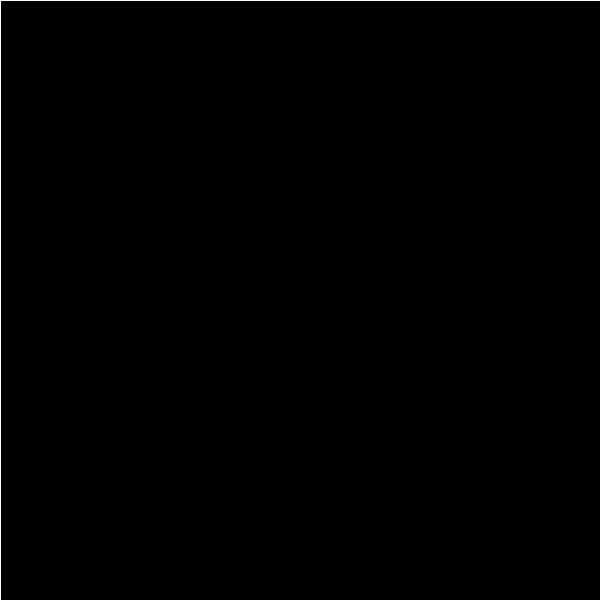
Frame 1 (no input)
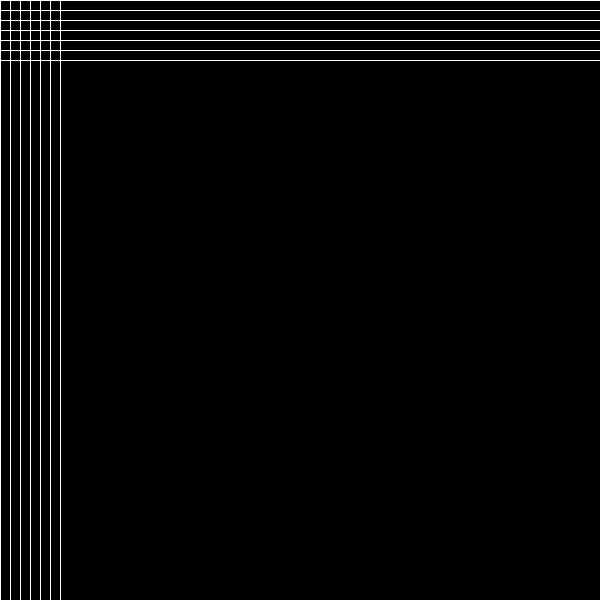
Frame 60 (the mouse pressed at the canvas centre just before this capture)
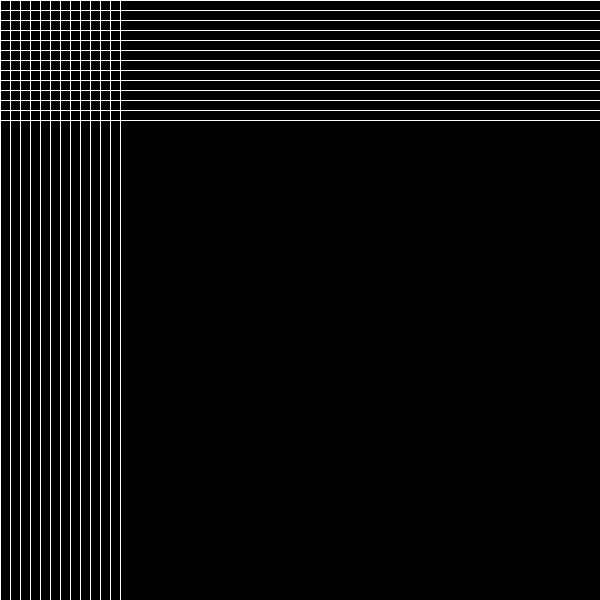
Frame 120 (the mouse held since frame 60 and released just before this capture)

The Processing sketch that drew these frames (run headless with seeded random() and noise(); from frame 60 on, the mouse is pressed at the canvas centre):

// Processing sketch: processing_40331
// ── processing_40331.pde

//created by Andrew Huang

int s, p, n, m;

void setup()
{
  size(600, 600);
}

void draw()
{
  p = p+1;
  fill(#000000);
  rect(-10, -10, 700, 700);
  /*n = mouseX - (mouseX % 20);
   m = mouseY - (mouseY % 20);
   ellipse (n+10, m+10, 20, 20);*/
  for (int y=0; y<p+1; y=y+10)
  {
    for (int x=0; x<p+1; x= x+10)
    {
      /*fill(random(200, 255), random(150, 175), random(30));
       triangle(x, y+20, x+10, y, x+20, y+20);*/
      stroke (#FFFFFF);
      line(0, y, 600, y);
      line(x, 0, x, 600);
      if (x > 600 && y > 600) 
      {
        p = 0;
      }
    }
  }
}
